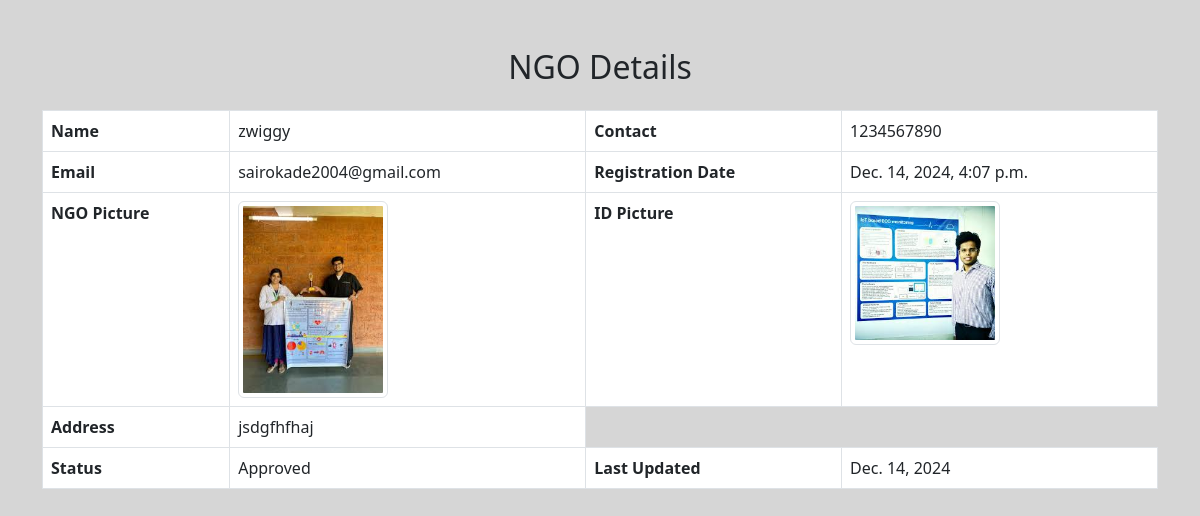
Screenshot of /view_ngodetail/13 (signed in) with the database file from the repository.
### donation/models.py (models this page shows, shortened)
class NGO(models.Model):
    user = models.ForeignKey(User,on_delete=models.CASCADE)
    contact = models.CharField(null=True, max_length=10)
    address = models.CharField(null=True, max_length=300)
    userpic = models.FileField(null=True)
    idpic = models.FileField(null=True)
    aboutme = models.CharField(null=True, max_length=300)
    status = models.CharField(max_length=20, choices=[('Pending', 'Pending'), ('Approved', 'Approved'), ('Rejected', 'Rejected')], default='Pending')
    regdate = models.DateTimeField(auto_now_add=True)
    adminremark = models.CharField(null=True, max_length=300)
    updationdate = models.DateField(null=True)
    city = models.ForeignKey(City, on_delete=models.CASCADE, null=True, blank=True)
    email = models.EmailField(unique=True, null=True, blank=True)
    category = models.ManyToManyField(Category, related_name='ngos')

### donation/views.py (the view, shortened to what this page needs)
# urls.py: path("view_ngodetail/<int:pid>",view_ngodetail,name="view_ngodetail"),
def view_ngodetail(request,pid):
    if not request.user.is_authenticated:
        return redirect('admin_login')
    ngo=NGO.objects.get(id=pid)
    return render(request,'view_ngodetail.html',locals())

### donation/templates/view_ngodetail.html (shortened to what this page needs)
<!DOCTYPE html>
<html lang="en">
<head>
    <link href="https://cdn.jsdelivr.net/npm/bootstrap@5.3.0-alpha1/dist/css/bootstrap.min.css" rel="stylesheet">
</head>
<body>
<div class="container mt-5">
    <h2 class="text-center mb-4">NGO Details</h2>
    <table class="table table-bordered">
        <tr>
            <th>Name</th>
            <td>{{ ngo.user.first_name }}</td>
            <th>Contact</th>
            <td>{{ ngo.contact }}</td>
        </tr>
        <tr>
            <th>Email</th>
            <td>{{ ngo.user.username }}</td>
            <th>Registration Date</th>
            <td>{{ ngo.regdate }}</td>
        </tr>
        <tr>
            <th>NGO Picture</th>
            <td>
                <img src="{{ ngo.userpic.url }}" alt="NGO Pic" class="img-thumbnail" style="width: 150px; height: auto;">
            </td>
            <th>ID Picture</th>
            <td>
                {% if ngo.idpic %}
                    <img src="{{ ngo.idpic.url }}" alt="ID Pic" class="img-thumbnail" style="width: 150px; height: auto;">
                {% else %}
                    No ID Picture Available
                {% endif %}
            </td>
        </tr>
        <tr>
            <th>Address</th>
            <td>{{ ngo.address }}</td>
        </tr>
        <tr>
            <th>Status</th>
            <td>{{ ngo.status }}</td>
            <th>Last Updated</th>
            <td>{{ ngo.updationdate }}</td>
        </tr>
    </table>
</div>
</body>
</html>

### donation/templates/view_ngodetail.html (style rules this page uses)
body { background: rgb(214, 214, 214); }

### rows the page displays
NGO: user.first_name "zwiggy", contact "1234567890", user.username "sairokade2004@gmail.com", regdate "Dec. 14, 2024, 4:07 p.m.", userpic (picture), idpic (picture), address "jsdgfhfhaj", status "Approved", updationdate "Dec. 14, 2024"
